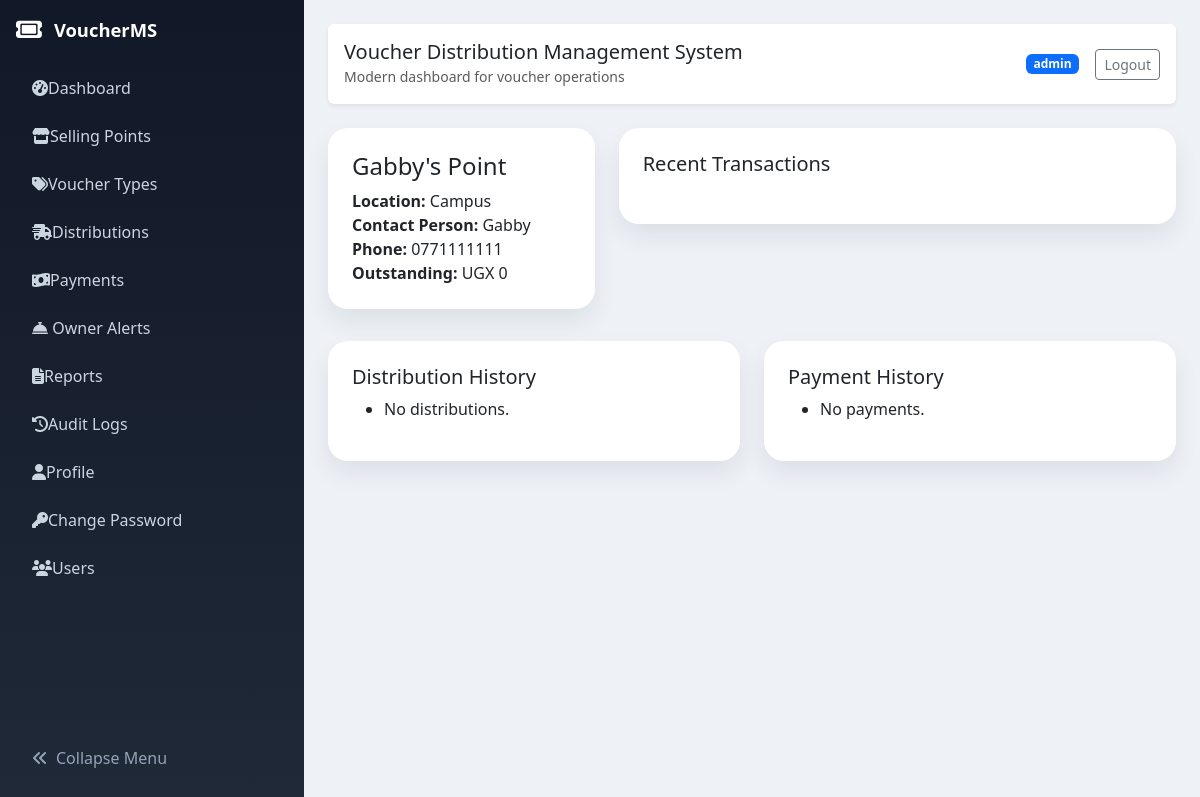
The app's page /selling-points/2/ (signed in) with its own data.
### voucher_app/models.py (models this page shows, shortened)
class SellingPoint(models.Model):
    STATUS_CHOICES = [
        ('active', 'Active'),
        ('inactive', 'Inactive'),
    ]
    name = models.CharField(max_length=200)
    phone_number = models.CharField(max_length=30, blank=True)
    location = models.CharField(max_length=255, blank=True)
    contact_person = models.CharField(max_length=200, blank=True)
    owner = models.ForeignKey(User, on_delete=models.SET_NULL, null=True, blank=True, related_name='owned_selling_points')
    status = models.CharField(max_length=20, choices=STATUS_CHOICES, default='active')
    date_created = models.DateTimeField(default=timezone.now)
    created_by = models.ForeignKey(User, on_delete=models.SET_NULL, null=True, blank=True, related_name='created_selling_points')
    updated_by = models.ForeignKey(User, on_delete=models.SET_NULL, null=True, blank=True, related_name='updated_selling_points')
    created_at = models.DateTimeField(auto_now_add=True)
    updated_at = models.DateTimeField(auto_now=True)
    class Meta:
        ordering = ['-created_at']
    @property
    def outstanding_balance(self):
        return self.total_distributed_value - self.total_payments_received
    @property
    def total_distributed_value(self):
        return sum(distribution.total_value for distribution in self.distributions.all())
    @property
    def total_payments_received(self):
        return sum(payment.amount for payment in self.payments.all())

### voucher_app/views.py (the view)
# urls.py: path('selling-points/<int:pk>/', views.selling_point_detail, name='selling-point-detail'),
@login_required
def selling_point_detail(request, pk):
    if not (request.user.is_staff or request.user.is_superuser):
        return redirect('dashboard')
    selling_point = get_object_or_404(SellingPoint, pk=pk)
    distributions = selling_point.distributions.all()
    payments = selling_point.payments.all()
    recent_transactions = list(distributions[:5]) + list(payments[:5])
    recent_transactions.sort(key=lambda obj: obj.created_at, reverse=True)
    context = {
        'selling_point': selling_point,
        'distributions': distributions,
        'payments': payments,
        'recent_transactions': recent_transactions[:10],
    }
    return render(request, 'voucher_app/selling_point_detail.html', context)

### templates/voucher_app/selling_point_detail.html
{% extends 'voucher_app/base.html' %}
{% block content %}
<div class="row g-4">
    <div class="col-lg-4"><div class="card p-4"><h4>{{ selling_point.name }}</h4><p><strong>Location:</strong> {{ selling_point.location }}</p><p><strong>Contact Person:</strong> {{ selling_point.contact_person }}</p><p><strong>Phone:</strong> {{ selling_point.phone_number }}</p><p><strong>Outstanding:</strong> UGX {{ selling_point.outstanding_balance }}</p></div></div>
    <div class="col-lg-8"><div class="card p-4"><h5>Recent Transactions</h5><ul>{% for tx in recent_transactions %}<li>{{ tx }}</li>{% endfor %}</ul></div></div>
</div>
<div class="row g-4 mt-2">
    <div class="col-lg-6"><div class="card p-4"><h5>Distribution History</h5><ul>{% for dist in distributions %}<li>{{ dist.distribution_number }} - UGX {{ dist.total_value }}</li>{% empty %}<li>No distributions.</li>{% endfor %}</ul></div></div>
    <div class="col-lg-6"><div class="card p-4"><h5>Payment History</h5><ul>{% for payment in payments %}<li>{{ payment.payment_date }} - UGX {{ payment.amount }} ({{ payment.payment_method }})</li>{% empty %}<li>No payments.</li>{% endfor %}</ul></div></div>
</div>
{% endblock %}

### templates/voucher_app/base.html (shortened to what this page needs)
<!DOCTYPE html>
<html lang="en" class="h-100">
<head>
    <link href="https://cdn.jsdelivr.net/npm/bootstrap@5.3.3/dist/css/bootstrap.min.css" rel="stylesheet">
    <link href="https://cdnjs.cloudflare.com/ajax/libs/font-awesome/6.5.2/css/all.min.css" rel="stylesheet">
</head>
<body class="h-100">
    <div class="container-fluid h-100">
        <div class="row h-100">
            {% if user.is_authenticated %}
            <aside class="sidebar p-3" id="sidebar">
                <div class="brand">
                    <i class="fa-solid fa-ticket fa-lg"></i>
                    <span>VoucherMS</span>
                </div>
                <ul class="nav flex-column gap-2">
                    {% if user.is_staff or user.is_superuser %}
                        <li class="nav-item"><a href="{% url 'dashboard' %}" class="nav-link"><span class="nav-icon"><i class="fa-solid fa-gauge-high"></i></span><span class="nav-text">Dashboard</span></a></li>
                        <li class="nav-item"><a href="{% url 'selling-points' %}" class="nav-link"><span class="nav-icon"><i class="fa-solid fa-store"></i></span><span class="nav-text">Selling Points</span></a></li>
                        <li class="nav-item"><a href="{% url 'voucher-types' %}" class="nav-link"><span class="nav-icon"><i class="fa-solid fa-tags"></i></span><span class="nav-text">Voucher Types</span></a></li>
                        <li class="nav-item"><a href="{% url 'distributions' %}" class="nav-link"><span class="nav-icon"><i class="fa-solid fa-truck-fast"></i></span><span class="nav-text">Distributions</span></a></li>
                        <li class="nav-item"><a href="{% url 'payments' %}" class="nav-link"><span class="nav-icon"><i class="fa-solid fa-money-bill-wave"></i></span><span class="nav-text">Payments</span></a></li>
                    {% endif %}
                    <li class="nav-item">
                        <a href="{% url 'owner-alerts' %}" class="nav-link">
                            <span class="nav-icon"><i class="fa-solid fa-bell-concierge"></i></span>
                            <span class="nav-text">Owner Alerts</span>
                        </a>
                    </li>
                    <li class="nav-item"><a href="{% url 'reports' %}" class="nav-link"><span class="nav-icon"><i class="fa-solid fa-file-lines"></i></span><span class="nav-text">Reports</span></a></li>
                    <li class="nav-item"><a href="{% url 'audit-logs' %}" class="nav-link"><span class="nav-icon"><i class="fa-solid fa-history"></i></span><span class="nav-text">Audit Logs</span></a></li>
                    <li class="nav-item"><a href="{% url 'profile' %}" class="nav-link"><span class="nav-icon"><i class="fa-solid fa-user"></i></span><span class="nav-text">Profile</span></a></li>
                    <li class="nav-item"><a href="{% url 'change-password' %}" class="nav-link"><span class="nav-icon"><i class="fa-solid fa-key"></i></span><span class="nav-text">Change Password</span></a></li>
                    {% if user.is_staff or user.is_superuser %}
                        <li class="nav-item"><a href="{% url 'user-list' %}" class="nav-link"><span class="nav-icon"><i class="fa-solid fa-users"></i></span><span class="nav-text">Users</span></a></li>
                    {% endif %}
                </ul>
                <button class="collapse-toggle" id="sidebarToggle"><i class="fa-solid fa-angle-double-left me-2"></i><span>Collapse Menu</span></button>
            </aside>
            {% endif %}
            <main class="main-content p-4{% if not user.is_authenticated %} full-width{% endif %}">
                <nav class="navbar rounded shadow-sm mb-4 px-3">
                    <div class="navbar-title">
                    <h5 class="mb-0">Voucher Distribution Management System</h5>
                    <small class="text-muted">Modern dashboard for voucher operations</small>
                </div>
                <div class="d-flex align-items-center gap-3">
                        {% if user.is_authenticated %}
                            <span class="badge bg-primary">{{ user.username }}</span>
                            <a href="{% url 'logout' %}" class="btn btn-outline-secondary btn-sm">Logout</a>
                        {% else %}
                            <a href="{% url 'login' %}" class="btn btn-primary btn-sm">Login</a>
                        {% endif %}
                    </div>
                </nav>
                {% block content %}{% endblock %}
            </main>
        </div>
    </div>
</body>
</html>

### templates/voucher_app/base.html (style rules this page uses)
body { background: #eef2f7; min-height: 100vh; }
.sidebar { display: flex; flex-direction: column; min-height: 100vh; width: 19rem; position: fixed; top: 0; left: 0; background: linear-gradient(180deg, #111827 0%, #1f2937 100%); color: #e5e7eb; transition: width 0.25s ease, transform 0.25s ease; z-index: 1030; }
.sidebar .nav { flex: 1 1 auto; min-height: 0; max-height: calc(100vh - 8rem); overflow-y: auto; padding-right: 0.25rem; }
.main-content { margin-left: 19rem; transition: margin-left 0.25s ease, width 0.25s ease; width: calc(100% - 19rem); padding-top: 1rem; overflow-x: hidden; }
.card p { margin-bottom: 0; }
.sidebar .brand { color: #fff; display: flex; align-items: center; gap: 0.75rem; margin-bottom: 1.5rem; font-size: 1.15rem; font-weight: 700; }
.sidebar .nav-link { color: #cbd5e1; border-radius: 0.85rem; transition: background-color 0.2s ease, color 0.2s ease; }
.sidebar .nav-link .nav-icon { width: 2rem; text-align: center; }
.sidebar .nav-item { width: 100%; }
.sidebar .collapse-toggle { margin-top: auto; background: transparent; border: none; color: #94a3b8; width: 100%; text-align: left; padding: 0.85rem 1rem; transition: background-color 0.2s ease, color 0.2s ease; }
.sidebar .nav-link span { white-space: nowrap; }
.navbar { background: #fff; border-radius: 1rem; box-shadow: 0 0.75rem 1.5rem rgba(15, 23, 42, 0.08); padding: 1rem 1.25rem; }
.navbar .badge { background: #0284c7; }
.card { border: none; box-shadow: 0 0.75rem 1.5rem rgba(15, 23, 42, 0.08); border-radius: 1.25rem; }

### records on screen
SellingPoint: name "Gabby's Point", location "Campus", contact_person "Gabby", phone_number "0771111111", outstanding_balance "0"

### other values on screen
{{ user.username }} "admin"
